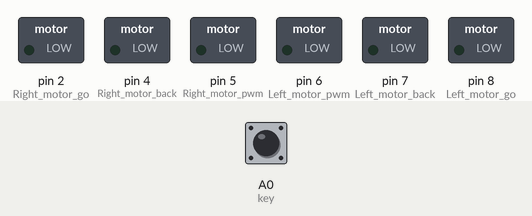
Simulated run of this sketch. Board: Arduino Uno, built with avr-gcc and run on an emulated ATmega328P. On the bench: switched loads named in the sketch (green lamp = pin HIGH). The inputs (shaded band) are chosen by the test bench; at power-on: A0 (key) HIGH.

Above: at 1.2 s.
1.3 s: A0 (key) pulled LOW for 0.15 s
At 4.4 s:
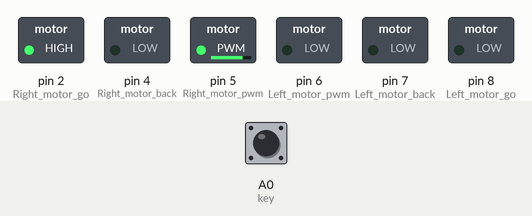
At 8.6 s:
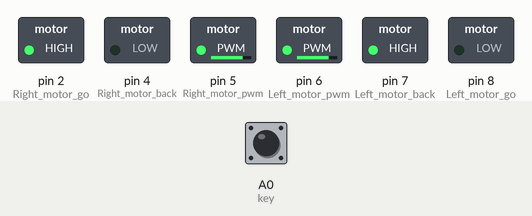
13.4 s: A0 (key) pulled LOW for 1 s
At 18.7 s:
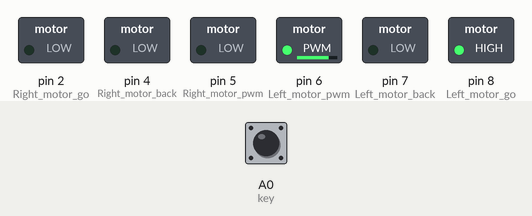
Timing chart, 0 to 24.9 s (numbered marks = the images above; inputs shaded):
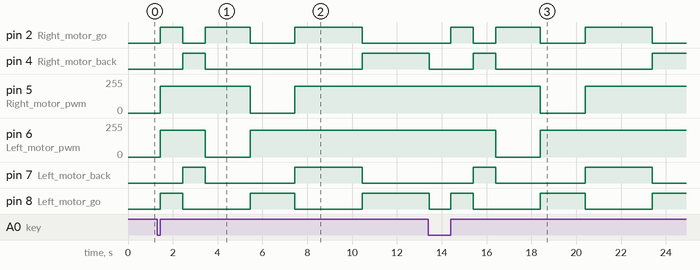

Measured:
- after the input at 1.3 s, pin 2 (Right_motor_go): goes HIGH 1.0 s, LOW 1.0 s, HIGH 2.0 s, LOW 2.0 s, HIGH 3.0 s, then LOW, starting after 0.15 s; pin 4 (Right_motor_back): LOW → HIGH after 1.2 s, → LOW 1.0 s later, → HIGH 7.0 s later
- after the input at 13.4 s, pin 2 (Right_motor_go): goes HIGH 1.0 s, LOW 1.0 s, HIGH 2.0 s, LOW 2.0 s, HIGH 3.0 s, then LOW, starting after 1.0 s; pin 5 (Right_motor_pwm): 200/255 → 0/255 after 5.0 s, → 200/255 2.0 s later

The sketch:

KeyScanStart.ino
```cpp
// (licence header left out)
//Define pin
int Left_motor_go = 8;         // AIN1
int Left_motor_back = 7;       //AIN2

int Right_motor_go = 2;        // BIN1
int Right_motor_back = 4;      // BIN2

int Left_motor_pwm = 6;        //left motor speed control PWMA
int Right_motor_pwm = 5;       //right motor speed control PWMB

int key = A0;                  //Define button as analog port A0 with Arduino

/**
* Function       setup
* @author        Danny
* @date          2017.07.25
* @brief          Initialization configuration
* @param[in]     void
* @retval        void
* @par History   no
*/
void setup()
{
  //Initialize the motor PIN IO
  pinMode(Left_motor_go, OUTPUT);
  pinMode(Left_motor_back, OUTPUT);
  pinMode(Right_motor_go, OUTPUT);
  pinMode(Right_motor_back, OUTPUT);

  //Define the button as the input interface
  pinMode(key, INPUT);

  //The button is initialized to a high level
  digitalWrite(key, HIGH);
}

/**
* Function       run
* @author        Danny
* @date          2017.07.25
* @brief         car run
* @param[in]     time：delay
* @param[out]    void
* @retval        void
* @par History   no
*/
void run(int time)
{
  //left motor go
  digitalWrite(Left_motor_go, HIGH);   //enable left motor go
  digitalWrite(Left_motor_back, LOW);  //prohibit left motro back
  analogWrite(Left_motor_pwm, 200);

  //right motor go
  digitalWrite(Right_motor_go, HIGH);  //enable right motor go
  digitalWrite(Right_motor_back, LOW); //prohibit right motor back
  analogWrite(Right_motor_pwm, 200);

  //delay
  delay(time * 100);
}

/**
* Function       brake
* @author        Danny
* @date          2017.07.25
* @brief         car brake
* @param[in]     time：delay
* @param[out]    void
* @retval        void
* @par History   no
*/
//brake
void brake(int time)
{
  digitalWrite(Left_motor_go, LOW);
  digitalWrite(Left_motor_back, LOW);
  digitalWrite(Right_motor_go, LOW);
  digitalWrite(Right_motor_back, LOW);

  //delay
  delay(time * 100);
}

/**
* Function       left
* @author        Danny
* @date          2017.07.25
* @brief         Turn left (left wheel stop, right wheel go)
* @param[in]     time：delay
* @param[out]    void
* @retval        void
* @par History   no
*/
void left(int time)
{
  //left motor stop
  digitalWrite(Left_motor_go, LOW);    //prohibit left motor go
  digitalWrite(Left_motor_back, LOW);  //prohibit left motor back
  analogWrite(Left_motor_pwm, 0);

  //right motor go
  digitalWrite(Right_motor_go, HIGH);  //enable right motor go
  digitalWrite(Right_motor_back, LOW); //prohibit right motor back
  analogWrite(Right_motor_pwm, 200);

  //delay
  delay(time * 100);
}

/**
* Function       right
* @author        Danny
* @date          2017.07.25
* @brief          Turn right (right wheel stop, left wheel go)
* @param[in]     time：delay
* @param[out]    void
* @retval        void
* @par History   no
*/
void right(int time)
{
  //left motor go
  digitalWrite(Left_motor_go, HIGH);   //enable left motor go
  digitalWrite(Left_motor_back, LOW);  //prohibit left motor back
  analogWrite(Left_motor_pwm, 200);

  //right motor stop
  digitalWrite(Right_motor_go, LOW);   //prohibit right motor go
  digitalWrite(Right_motor_back, LOW); //prohibit right motor back
  analogWrite(Right_motor_pwm, 0);

  delay(time * 100);
}

/**
* Function       spin_left
* @author        Danny
* @date          2017.07.25
* @brief         Turn left in place(left wheel back,right wheel go)
* @param[in]     time：delay
* @param[out]    void
* @retval        void
* @par History   no
*/
void spin_left(int time)
{
  //left motor back
  digitalWrite(Left_motor_go, LOW);     //prohibit left motor go
  digitalWrite(Left_motor_back, HIGH);  //enable left motor back
  analogWrite(Left_motor_pwm, 200);

  //right motor go
  digitalWrite(Right_motor_go, HIGH);  //enable right motor go
  digitalWrite(Right_motor_back, LOW); //prohibit right motor back
  analogWrite(Right_motor_pwm, 200);

  delay(time * 100);
}

/**
* Function       spin_right
* @author        Danny
* @date          2017.07.25
* @brief          Turn right in place(right wheel back,left wheel go)
* @param[in]     time：delay
* @param[out]    void
* @retval        void
* @par History   no
*/
void spin_right(int time)
{
  //left motor go
  digitalWrite(Left_motor_go, HIGH);    //enable left motor go
  digitalWrite(Left_motor_back, LOW);   //prohibit left motor back
  analogWrite(Left_motor_pwm, 200);

  //right motor back
  digitalWrite(Right_motor_go, LOW);    //prohibit right motor go
  digitalWrite(Right_motor_back, HIGH); //enable right motor back
  analogWrite(Right_motor_pwm, 200);

  delay(time * 100);
}

/**
* Function       back
* @author        Danny
* @date          2017.07.25
* @brief         car back
* @param[in]     time：delay
* @param[out]    void
* @retval        void
* @par History   no
*/
void back(int time)
{
  //left motor back
  digitalWrite(Left_motor_go, LOW);     //prohibit left motor go
  digitalWrite(Left_motor_back, HIGH);  //enable lef tmotor back
  analogWrite(Left_motor_pwm, 200);

  //right motor back
  digitalWrite(Right_motor_go, LOW);    //prohibit right motor go
  digitalWrite(Right_motor_back, HIGH); //enable right motor back
  analogWrite(Right_motor_pwm, 200);

  //delay
  delay(time * 100);
}

/**
* Function       key_scan
* @author        Danny
* @date          2017.07.25
* @brief         Button detection (including software key to remove jitter)
* @param[in]     void
* @param[out]    void
* @retval        void
* @par History   无
*/
void key_scan()
{
  while (digitalRead(key));       //When the button not press, it while
  while (!digitalRead(key))       //When the button pres
  {
    delay(10);	                  //delay 10ms
    if (digitalRead(key)  ==  LOW)//The second time to determine whether the button is pressed
    {
      delay(100);
      while (!digitalRead(key));  //Test whether the key is released
    }
  }
 }

/**
* Function       loop
* @author        Danny
* @date          2017.07.25
* @brief         Call the key scan function, run 1s, back 1s, turn left 2S, turn right 2s,
*                turn left 3S, turn right 3S, stop 0.5 in place
* @param[in]     void
* @retval        void
* @par History   no
*/
void loop()
{
  key_scan();       //Call the key scan function

  run(10);          //run 1s(10 * 100ms)
  back(10);         //back 1s
  left(20);         //turn left2s
  right(20);        //turn right 2s
  spin_left(30);    //turn left in place 3s
  spin_right(30);   //turn right in place 3s
  brake(5);         //stop 0.5s
}
```
